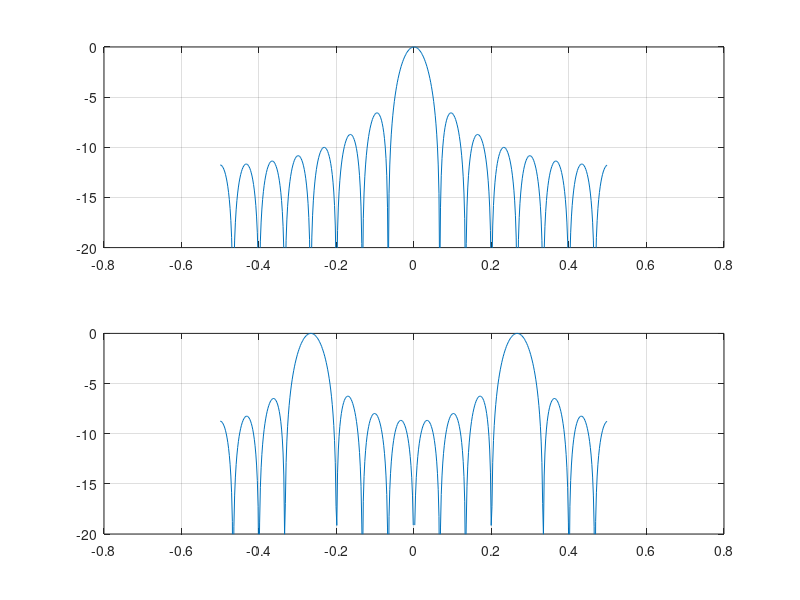

Source code (MATLAB):
%dsp book lowpass and bandpass comb filters:
M=15;
m=(0:M-1);
Lfft=512;
fq=(0:Lfft-1)/Lfft-1/2;
fq1=(Lfft/2+1:Lfft);
fq2=(1:Lfft/2);

ht=ones(1,M);
k=4; 
gt=2*ht.*cos(2*pi*k*m/M);
hf=abs(fft(ht,Lfft)); hf=10*log10(hf/max(abs(hf)));
gf=abs(fft(gt,Lfft)); gf=10*log10(gf/max(abs(gf)));
subplot(2,1,1); plot(fq,[hf(fq1),hf(fq2)]);
set(gca,'ylim',[-20,0]); grid
subplot(2,1,2); plot(fq,[gf(fq1),gf(fq2)]);
set(gca,'ylim',[-20,0]); grid





